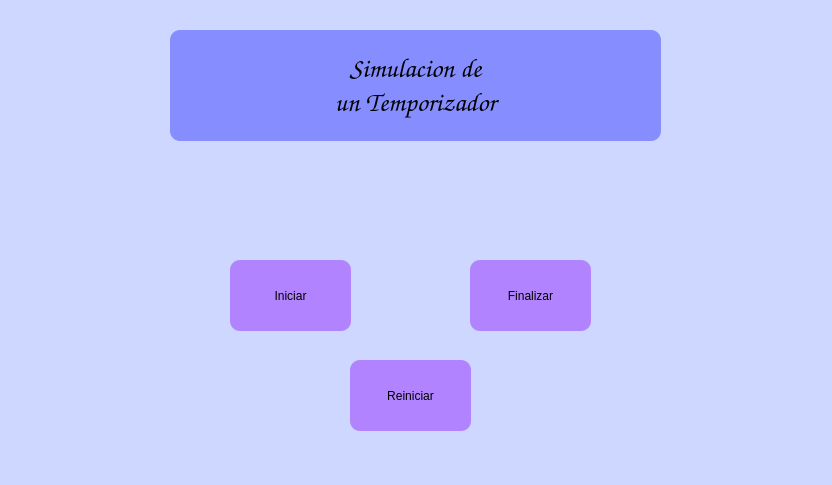
<?xml version="1.0" encoding="UTF-8"?>
<ui version="4.0">
 <class>MainWindow</class>
 <widget class="QMainWindow" name="MainWindow">
  <property name="geometry">
   <rect>
    <x>0</x>
    <y>0</y>
    <width>832</width>
    <height>485</height>
   </rect>
  </property>
  <property name="windowTitle">
   <string>MainWindow</string>
  </property>
  <property name="styleSheet">
   <string notr="true">background-color: rgb(205, 215, 255);</string>
  </property>
  <widget class="QWidget" name="centralwidget">
   <widget class="QLabel" name="label">
    <property name="geometry">
     <rect>
      <x>170</x>
      <y>30</y>
      <width>491</width>
      <height>111</height>
     </rect>
    </property>
    <property name="font">
     <font>
      <family>Comic Sans MS</family>
      <pointsize>20</pointsize>
      <weight>75</weight>
      <italic>false</italic>
      <bold>true</bold>
     </font>
    </property>
    <property name="styleSheet">
     <string notr="true">background-color: rgb(134, 142, 255);
border-radius:10px
</string>
    </property>
    <property name="text">
     <string>Simulacion de 
un Temporizador</string>
    </property>
    <property name="alignment">
     <set>Qt::AlignCenter</set>
    </property>
   </widget>
   <widget class="QLabel" name="timerLabel">
    <property name="geometry">
     <rect>
      <x>280</x>
      <y>150</y>
      <width>251</width>
      <height>91</height>
     </rect>
    </property>
    <property name="styleSheet">
     <string notr="true">font: 75 12pt &quot;MS Shell Dlg 2&quot;;</string>
    </property>
    <property name="text">
     <string/>
    </property>
   </widget>
   <widget class="QPushButton" name="startButton">
    <property name="geometry">
     <rect>
      <x>230</x>
      <y>260</y>
      <width>121</width>
      <height>71</height>
     </rect>
    </property>
    <property name="styleSheet">
     <string notr="true">background-color: rgb(177, 131, 255);
font: 75 12pt &quot;Comic Sans MS&quot;;
border-radius:10px</string>
    </property>
    <property name="text">
     <string>Iniciar</string>
    </property>
   </widget>
   <widget class="QPushButton" name="stopButton">
    <property name="geometry">
     <rect>
      <x>470</x>
      <y>260</y>
      <width>121</width>
      <height>71</height>
     </rect>
    </property>
    <property name="styleSheet">
     <string notr="true">background-color: rgb(177, 131, 255);
font: 75 12pt &quot;Comic Sans MS&quot;;
border-radius:10px</string>
    </property>
    <property name="text">
     <string>Finalizar</string>
    </property>
   </widget>
   <widget class="QPushButton" name="resetButton">
    <property name="geometry">
     <rect>
      <x>350</x>
      <y>360</y>
      <width>121</width>
      <height>71</height>
     </rect>
    </property>
    <property name="styleSheet">
     <string notr="true">background-color: rgb(177, 131, 255);
font: 75 12pt &quot;Comic Sans MS&quot;;
border-radius:10px</string>
    </property>
    <property name="text">
     <string>Reiniciar</string>
    </property>
   </widget>
   <widget class="QLabel" name="label_2">
    <property name="geometry">
     <rect>
      <x>670</x>
      <y>0</y>
      <width>141</width>
      <height>151</height>
     </rect>
    </property>
    <property name="text">
     <string/>
    </property>
    <property name="pixmap">
     <pixmap resource="../recursos.qrc">:/Logos/Imagenes/fians.png</pixmap>
    </property>
    <property name="scaledContents">
     <bool>true</bool>
    </property>
   </widget>
   <widget class="QLabel" name="label_3">
    <property name="geometry">
     <rect>
      <x>10</x>
      <y>30</y>
      <width>141</width>
      <height>101</height>
     </rect>
    </property>
    <property name="text">
     <string/>
    </property>
    <property name="pixmap">
     <pixmap resource="../recursos.qrc">:/Logos/Imagenes/uat-solo-chico.png</pixmap>
    </property>
    <property name="scaledContents">
     <bool>true</bool>
    </property>
   </widget>
  </widget>
  <widget class="QMenuBar" name="menubar">
   <property name="geometry">
    <rect>
     <x>0</x>
     <y>0</y>
     <width>832</width>
     <height>18</height>
    </rect>
   </property>
  </widget>
  <widget class="QStatusBar" name="statusbar"/>
 </widget>
 <resources>
  <include location="../recursos.qrc"/>
 </resources>
 <connections/>
</ui>
